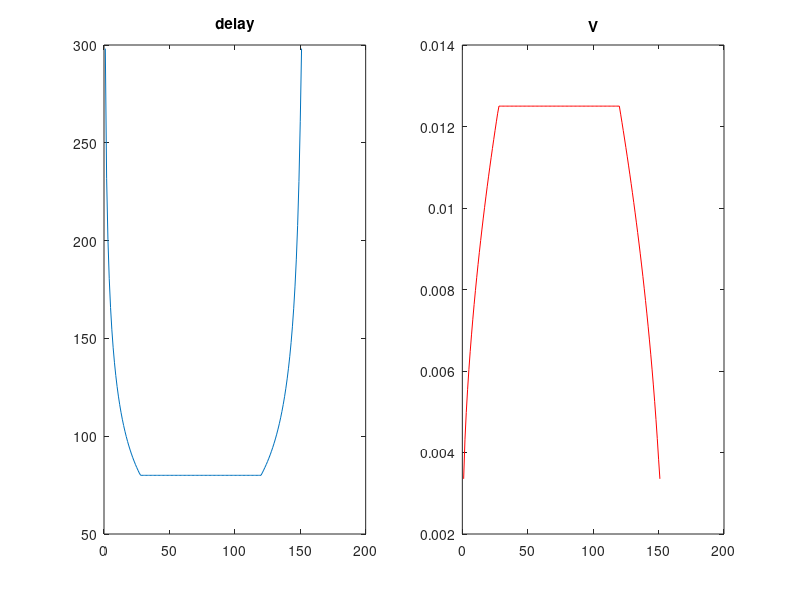

Write the MATLAB code that produced this figure.
function leib_ramp

clear all;
close all;

FigHandle = figure;
set(FigHandle, 'Position', [100, 100, 800, 400]);

a = 10; %steps per sec^2
F = 2000; %Hz
v = 25;% (steps/s): slew speed: max feedrate
v0 = 5;%(steps/s): base speed

S = (v^2-v0^2) / (2*a)
p1 = F/sqrt(v0^2+2*a)
ps = F/v
R = a/F^2


L = 150; %total steps

p(1) = p1;

for i=1:L
    if(i<S)
        m = -R;
    elseif(i<L-S)
        m = 0;
    else
        m = R;
    end
    
    p(i+1) = p(i) * (1 + m*p(i)*p(i));
    if p(i+1) < ps
        p(i+1) = ps;
    elseif p(i+1) > p1
        p(i+1) = p1;
    end

    subplot(121);
    plot(p);
    title('delay');
    
    subplot(122);
    plot(1./p,'r');
    title('V')
    
    drawnow;
end






end